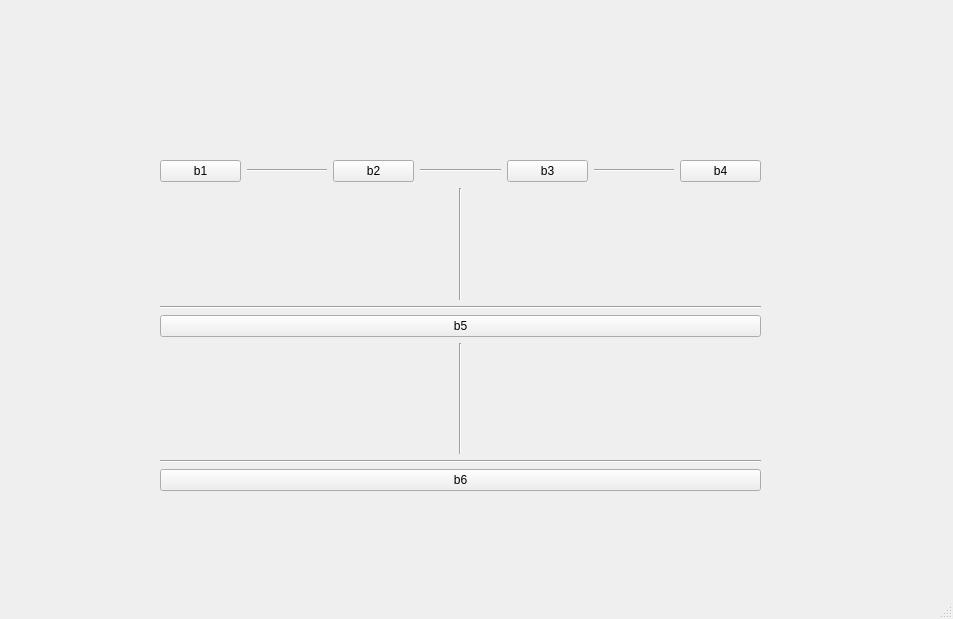
<?xml version="1.0" encoding="UTF-8"?>
<ui version="4.0">
 <class>MainWindow</class>
 <widget class="QMainWindow" name="MainWindow">
  <property name="geometry">
   <rect>
    <x>0</x>
    <y>0</y>
    <width>953</width>
    <height>619</height>
   </rect>
  </property>
  <property name="windowTitle">
   <string>MainWindow</string>
  </property>
  <property name="layoutDirection">
   <enum>Qt::LeftToRight</enum>
  </property>
  <widget class="QWidget" name="centralwidget">
   <widget class="QWidget" name="">
    <property name="geometry">
     <rect>
      <x>160</x>
      <y>160</y>
      <width>601</width>
      <height>331</height>
     </rect>
    </property>
    <layout class="QVBoxLayout" name="verticalLayout">
     <item>
      <layout class="QHBoxLayout" name="horizontalLayout">
       <item>
        <widget class="QPushButton" name="pushButton">
         <property name="text">
          <string>b1</string>
         </property>
        </widget>
       </item>
       <item>
        <widget class="Line" name="line">
         <property name="orientation">
          <enum>Qt::Horizontal</enum>
         </property>
        </widget>
       </item>
       <item>
        <widget class="QPushButton" name="pushButton_2">
         <property name="text">
          <string>b2</string>
         </property>
        </widget>
       </item>
       <item>
        <widget class="Line" name="line_2">
         <property name="orientation">
          <enum>Qt::Horizontal</enum>
         </property>
        </widget>
       </item>
       <item>
        <widget class="QPushButton" name="pushButton_3">
         <property name="text">
          <string>b3</string>
         </property>
        </widget>
       </item>
       <item>
        <widget class="Line" name="line_3">
         <property name="orientation">
          <enum>Qt::Horizontal</enum>
         </property>
        </widget>
       </item>
       <item>
        <widget class="QPushButton" name="pushButton_4">
         <property name="text">
          <string>b4</string>
         </property>
        </widget>
       </item>
      </layout>
     </item>
     <item alignment="Qt::AlignHCenter">
      <widget class="Line" name="line_4">
       <property name="layoutDirection">
        <enum>Qt::LeftToRight</enum>
       </property>
       <property name="orientation">
        <enum>Qt::Vertical</enum>
       </property>
      </widget>
     </item>
     <item>
      <widget class="Line" name="line_6">
       <property name="orientation">
        <enum>Qt::Horizontal</enum>
       </property>
      </widget>
     </item>
     <item>
      <widget class="QPushButton" name="pushButton_5">
       <property name="text">
        <string>b5</string>
       </property>
      </widget>
     </item>
     <item alignment="Qt::AlignHCenter">
      <widget class="Line" name="line_5">
       <property name="orientation">
        <enum>Qt::Vertical</enum>
       </property>
      </widget>
     </item>
     <item>
      <widget class="Line" name="line_7">
       <property name="orientation">
        <enum>Qt::Horizontal</enum>
       </property>
      </widget>
     </item>
     <item>
      <widget class="QPushButton" name="pushButton_6">
       <property name="text">
        <string>b6</string>
       </property>
      </widget>
     </item>
    </layout>
   </widget>
  </widget>
  <widget class="QMenuBar" name="menubar">
   <property name="geometry">
    <rect>
     <x>0</x>
     <y>0</y>
     <width>953</width>
     <height>26</height>
    </rect>
   </property>
  </widget>
  <widget class="QStatusBar" name="statusbar"/>
 </widget>
 <resources/>
 <connections/>
</ui>
